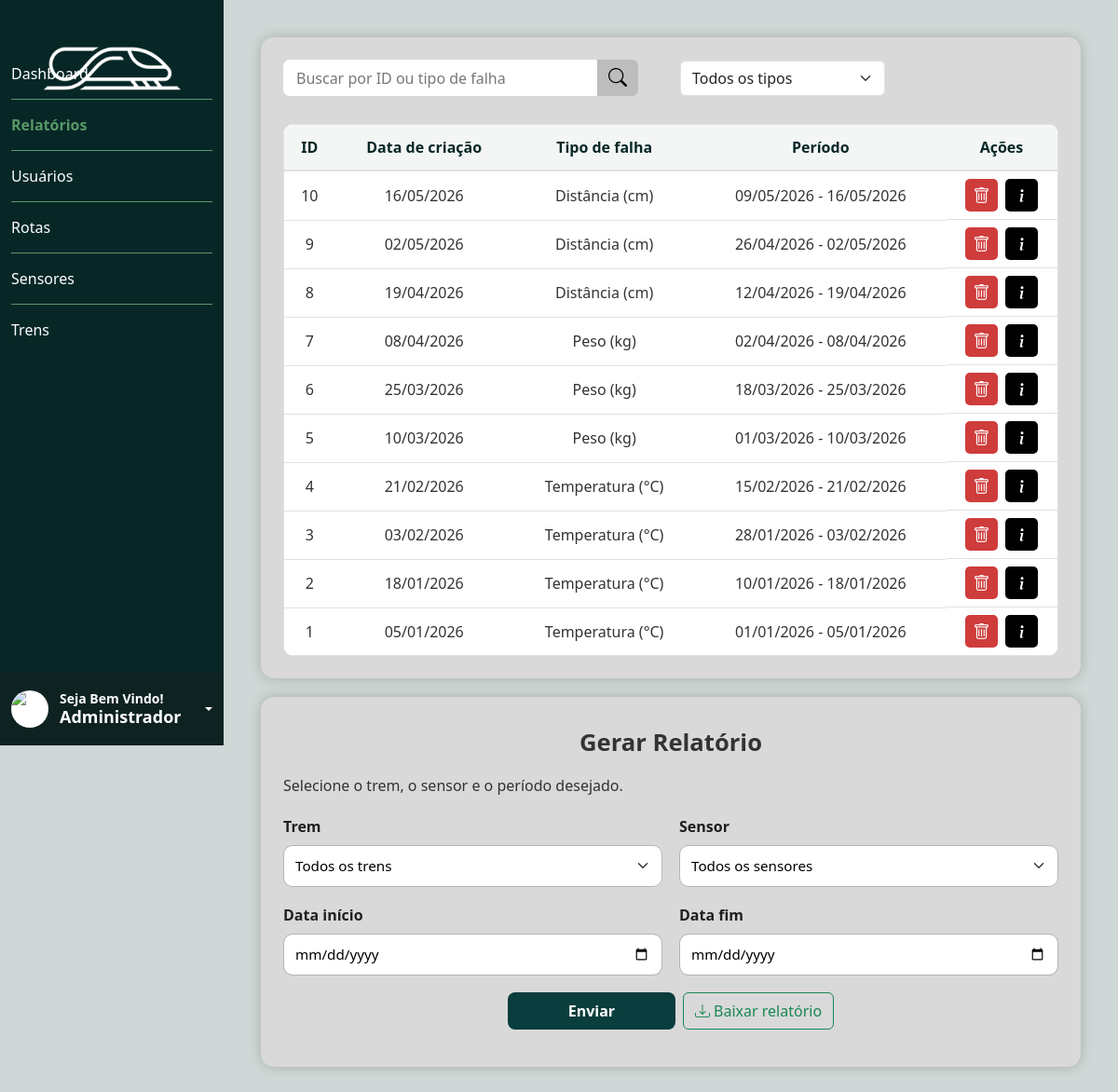
The app's page /public/tela_relatorios.php (signed in) with its own data.
### tables this page shows
CREATE TABLE relatorio (
    relatorio_id INT AUTO_INCREMENT PRIMARY KEY,
    data_relatorio DATE NOT NULL,
    data_inicio DATE NULL,
    data_fim DATE NULL,
    falha_id INT,
    FOREIGN KEY (falha_id) REFERENCES falha(falha_id)
);

CREATE TABLE sensores (
    sensor_id INT AUTO_INCREMENT PRIMARY KEY,
    nome_sensor VARCHAR(155) NOT NULL,
    localizacao VARCHAR(155) NOT NULL,
    tipo_dado VARCHAR(155) NOT NULL,
    status VARCHAR(20) NOT NULL DEFAULT 'Ativo'
);

### public/validar_acesso.php (called while the page is built, shortened)
<?php
include_once __DIR__ . '/../infra/conexao.php';
$usuarioCargoId = 0;
$sqlCargo = 'SELECT cargo_id FROM usuarios WHERE usuario_id = ? LIMIT 1';
$stmtCargo = mysqli_prepare($conexao, $sqlCargo);
if ($stmtCargo) {
    mysqli_stmt_bind_param($stmtCargo, 'i', $_SESSION['usuario_id']);
    if (mysqli_stmt_execute($stmtCargo)) {
        $resultadoCargo = mysqli_stmt_get_result($stmtCargo);
        $usuarioCargo = $resultadoCargo ? mysqli_fetch_assoc($resultadoCargo) : null;
        $cargoId = filter_var($usuarioCargo['cargo_id'] ?? null, FILTER_VALIDATE_INT);
        if ($cargoId !== false && in_array($cargoId, [1, 2], true)) {
            $usuarioCargoId = $cargoId;
        }
    } else {
        error_log('Erro ao consultar permissão do usuário: ' . mysqli_stmt_error($stmtCargo));
    }
} else {
    error_log('Erro ao preparar consulta de permissão: ' . mysqli_error($conexao));
}
$usuarioEhAdministrador = ((int)$usuarioCargoId === 1);
?>

### public/tela_relatorios.php (the view, shortened to what this page needs)
<?php
include __DIR__ . '/validar_acesso.php';
$usuarioNome = $_SESSION['usuario_nome'] ?? 'Usuário';
function formatarDataRelatorio(string $valor): string
{
    $data = DateTime::createFromFormat('Y-m-d', $valor);
    return $data->format('d/m/Y');
}
function formatarPeriodoRelatorio(?string $inicio, ?string $fim): string
{
    $inicioFormatado = $inicio ? formatarDataRelatorio($inicio) : '';
    $fimFormatado = $fim ? formatarDataRelatorio($fim) : '';
    return $inicioFormatado . ' - ' . $fimFormatado;
}
$termoBusca = trim((string) ($_GET['buscar_relatorio'] ?? ''));
$tipoFiltro = trim((string) ($_GET['tipo_relatorio'] ?? 'todos'));
$sqlRelatorios = "
    SELECT r.relatorio_id, r.data_relatorio, r.data_inicio, r.data_fim,
           s.tipo_dado, t.nome_trem, f.falha_id
    FROM relatorio r
    INNER JOIN falha f ON f.falha_id = r.falha_id
    INNER JOIN sensores s ON s.sensor_id = f.sensor_id
    INNER JOIN trens t ON t.trem_id = f.trem_id
";
$sqlRelatorios .= ' ORDER BY r.data_relatorio DESC, r.relatorio_id DESC';
$resultadoRelatorios = mysqli_query($conexao, $sqlRelatorios);
if (!$resultadoRelatorios) {
    error_log('Erro ao consultar relatórios: ' . mysqli_error($conexao));
    $relatorios = [];
} else {
    $relatorios = mysqli_fetch_all($resultadoRelatorios, MYSQLI_ASSOC);
}
?>
<!DOCTYPE html>
<html lang="pt-br">
<head>
    <link href="https://cdn.jsdelivr.net/npm/bootstrap@5.3.8/dist/css/bootstrap.min.css" rel="stylesheet">
    <link rel="stylesheet" href="https://cdn.jsdelivr.net/npm/bootstrap-icons@1.11.3/font/bootstrap-icons.min.css">
    <link rel="stylesheet" href="../assets/style/style.css">
</head>
<body data-is-admin="<?= $usuarioEhAdministrador ? '1' : '0'; ?>">
    <main>
        <nav class="nav1">
            <img src="../assets/img/logo.svg" alt="logo" class="logo">
            <ul class="ul1">
                <li class="lista1" id="li1"><a href="dashboard.php" class="lista1">Dashboard</a></li>
                <li class="lista" id="li1"><a href="tela_relatorios.php" class="lista">Relatórios</a></li>
                <hr class="hr1 opacity-100">
                <?php if ($usuarioEhAdministrador): ?>
                    <li class="lista1" id="li1"><a href="tela_cadastro_user.php" class="lista1">Usuários</a></li>
                    <hr class="hr1 opacity-100">
                <?php endif; ?>
                <li class="lista1" id="li1"><a href="tela_rotas.php" class="lista1">Rotas</a></li>
                <hr class="hr1 opacity-100">
                <li class="lista1" id="li1"><a href="tela_sensores.php" class="lista1">Sensores</a></li>
                <hr class="hr1 opacity-100">
                <li class="lista1" id="li1"><a href="tela_trens.php" class="lista1">Trens</a></li>
            </ul>
            <div class="dropdown">
                <div class="box_usuario dropdown-toggle" data-bs-toggle="dropdown" aria-expanded="false" role="button">
                    <div class="img_usuario">
                        <img src="../assets/img/usuario.png" alt="usuario" class="img-fluid">
                    </div>
                    <div class="h3">
                        <h3 class="h3_1">Seja Bem Vindo!</h3>
                        <h3 class="h3_2"><?php echo htmlspecialchars($usuarioNome); ?></h3>
                    </div>
                </div>
            </div>
        </nav>
     <section class="conteudo conteudo-relatorios">
            <div class="card_relatorios">
                <form method="get" action="tela_relatorios.php" class="barra_busca">
                    <div class="barra_busca_filtro">
                        <div class="input-group dashboard-busca">
                            <input id="input_busca_relatorio" name="buscar_relatorio" type="search" class="form-control dashboard-input" value="<?= htmlspecialchars($termoBusca, ENT_QUOTES, 'UTF-8'); ?>" placeholder="Buscar por ID ou tipo de falha" aria-label="Buscar por ID ou tipo de falha">
                            <button id="btn_busca_relatorio" class="btn dashboard-btn-busca" type="submit" aria-label="Buscar">
                                <i class="bi bi-search"></i>
                            </button>
                        </div>
                        <div class="filtro_busca">
                            <select id="filtro_tipo_relatorio" name="tipo_relatorio" class="form-select filtro_busca_select" aria-label="Filtrar por tipo de sensor">
                                <option value="todos" <?= ($tipoFiltro === 'todos' || $tipoFiltro === '') ? 'selected' : ''; ?>>Todos os tipos</option>
                            </select>
                        </div>
                    </div>
                </form>
                <div class="table-responsive relatorios-tabela-container">
                    <table class="table relatorios-table mb-0">
                        <thead>
                            <tr>
                                <th scope="col">ID</th>
                                <th scope="col">Data de criação</th>
                                <th scope="col">Tipo de falha</th>
                                <th scope="col">Período</th>
                                <th scope="col">Ações</th>
                            </tr>
                        </thead>
                        <tbody id="tbody_relatorios">
                            <?php if (empty($relatorios)): ?>
                                <tr><td colspan="5" class="text-center text-muted">Nenhum relatório encontrado para os filtros selecionados.</td></tr>
                            <?php else: ?>
                                <?php foreach ($relatorios as $relatorio): ?>
                                    <tr data-relatorio="true"
                                        data-relatorio-id="<?= (int) ($relatorio['relatorio_id'] ?? 0); ?>"
                                        data-relatorio-falha-id="<?= (int) ($relatorio['falha_id'] ?? 0); ?>"
                                        data-relatorio-data="<?= htmlspecialchars((string) ($relatorio['data_relatorio'] ?? ''), ENT_QUOTES, 'UTF-8'); ?>"
                                        data-relatorio-tipo="<?= htmlspecialchars((string) ($relatorio['tipo_dado'] ?? ''), ENT_QUOTES, 'UTF-8'); ?>"
                                        data-relatorio-inicio="<?= htmlspecialchars((string) ($relatorio['data_inicio'] ?? ''), ENT_QUOTES, 'UTF-8'); ?>"
                                        data-relatorio-fim="<?= htmlspecialchars((string) ($relatorio['data_fim'] ?? ''), ENT_QUOTES, 'UTF-8'); ?>"
                                        data-relatorio-falha="<?= htmlspecialchars('Falha #' . ($relatorio['falha_id'] ?? ''), ENT_QUOTES, 'UTF-8'); ?>">
                                        <td><?= (int) ($relatorio['relatorio_id'] ?? 0); ?></td>
                                        <td><?= formatarDataRelatorio((string) ($relatorio['data_relatorio'] ?? '')); ?></td>
                                        <td><?= htmlspecialchars((string) ($relatorio['tipo_dado'] ?? 'Tipo de falha'), ENT_QUOTES, 'UTF-8'); ?></td>
                                        <td><?= formatarPeriodoRelatorio((string) ($relatorio['data_inicio'] ?? ''), (string) ($relatorio['data_fim'] ?? '')); ?></td>
                                        <td class="acoes-relatorio">
                                            <?php if ($usuarioEhAdministrador): ?>
                                                <button type="button" class="btn_delete" data-relatorio-excluir="<?= (int) ($relatorio['relatorio_id'] ?? 0); ?>" aria-label="Excluir relatório">
                                                    <i class="bi bi-trash"></i>
                                                </button>
                                            <?php endif; ?>
                                            <button type="button" class="trens-card-acao" data-relatorio-detalhes="<?= (int) ($relatorio['relatorio_id'] ?? 0); ?>" data-bs-toggle="modal" data-bs-target="#modal_detalhes_relatorio" aria-label="Detalhes do relatório">
                                                <i class="bi bi-info-lg"></i>
                                            </button>
                                        </td>
                                    </tr>
                                <?php endforeach; ?>
                            <?php endif; ?>
                        </tbody>
                    </table>
                </div>
            </div>
            <div class="card_gerar_relatorios">
                <h5 class="card-title">Gerar Relatório</h5>
                <p class="card-text">Selecione o trem, o sensor e o período desejado.</p>
                <form id="form_relatorio">
                    <div class="form-relatorio-row">
                        <div class="form-relatorio-group">
                            <label for="relatorio_trem">Trem</label>
                            <select id="relatorio_trem" class="form-select input-relatorio" required>
                                <option value="todos" selected>Todos os trens</option>
                            </select>
                        </div>
                        <div class="form-relatorio-group">
                            <label for="relatorio_sensor">Sensor</label>
                            <select id="relatorio_sensor" class="form-select input-relatorio" required>
                                <option value="todos" selected>Todos os sensores</option>
                            </select>
                        </div>
                    </div>
                    <div class="form-relatorio-row">
                        <div class="form-relatorio-group">
                            <label for="relatorio_data_inicio">Data início</label>
                            <input type="date" id="relatorio_data_inicio" name="relatorio_data_inicio" class="form-control input-relatorio" required>
                        </div>
                        <div class="form-relatorio-group">
                            <label for="relatorio_data_fim">Data fim</label>
                            <input type="date" id="relatorio_data_fim" name="relatorio_data_fim" class="form-control input-relatorio" required>
                        </div>
                    </div>
                    <div class="form-relatorio-actions gap-2">
                        <button type="submit" class="btn btn_adicionar">Enviar</button>
                        <button type="button" id="btn_exportar_relatorio" class="btn btn-outline-success" data-bs-toggle="modal" data-bs-target="#modal_formato_relatorio">
                            <i class="bi bi-download" aria-hidden="true"></i> Baixar relatório
                        </button>
                    </div>
                </form>
            </div>
        </section>
    </main>
</body>
</html>

### records on screen
relatorio: relatorio_id "10", data_relatorio "16/05/2026", sensores.tipo_dado "Distância (cm)", data_inicio+data_fim "09/05/2026 - 16/05/2026"
relatorio: relatorio_id "9", data_relatorio "02/05/2026", sensores.tipo_dado "Distância (cm)", data_inicio+data_fim "26/04/2026 - 02/05/2026"
relatorio: relatorio_id "8", data_relatorio "19/04/2026", sensores.tipo_dado "Distância (cm)", data_inicio+data_fim "12/04/2026 - 19/04/2026"
relatorio: relatorio_id "7", data_relatorio "08/04/2026", sensores.tipo_dado "Peso (kg)", data_inicio+data_fim "02/04/2026 - 08/04/2026"
relatorio: relatorio_id "6", data_relatorio "25/03/2026", sensores.tipo_dado "Peso (kg)", data_inicio+data_fim "18/03/2026 - 25/03/2026"
relatorio: relatorio_id "5", data_relatorio "10/03/2026", sensores.tipo_dado "Peso (kg)", data_inicio+data_fim "01/03/2026 - 10/03/2026"
relatorio: relatorio_id "4", data_relatorio "21/02/2026", sensores.tipo_dado "Temperatura (°C)", data_inicio+data_fim "15/02/2026 - 21/02/2026"
relatorio: relatorio_id "3", data_relatorio "03/02/2026", sensores.tipo_dado "Temperatura (°C)", data_inicio+data_fim "28/01/2026 - 03/02/2026"
relatorio: relatorio_id "2", data_relatorio "18/01/2026", sensores.tipo_dado "Temperatura (°C)", data_inicio+data_fim "10/01/2026 - 18/01/2026"
relatorio: relatorio_id "1", data_relatorio "05/01/2026", sensores.tipo_dado "Temperatura (°C)", data_inicio+data_fim "01/01/2026 - 05/01/2026"

### other values on screen
$usuarioNome "Administrador"
